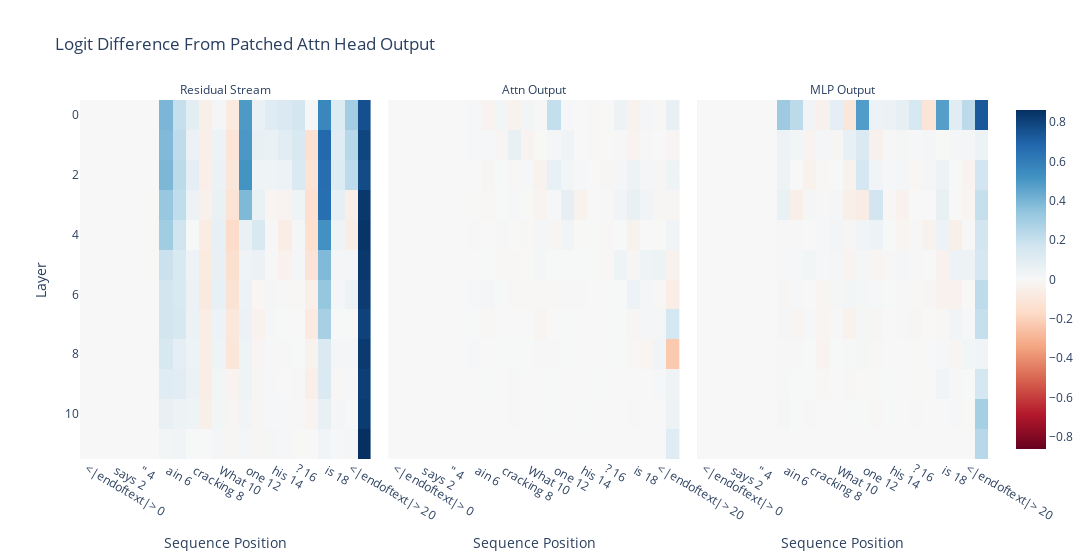

The cell this chart's notebook holds for it:
### Code cell
fig = imshow(
    act_patch_block_every,
    x=labels,
    facet_col=0, # This argument tells plotly which dimension to split into separate plots
    facet_labels=["Residual Stream", "Attn Output", "MLP Output"], # Subtitles of separate plots
    title="Logit Difference From Patched Attn Head Output",
    labels={"x": "Sequence Position", "y": "Layer"},
    width=1200,
    return_fig=True,
)
fig.write_html(f"{save_path}block_patch.html")
fig.show()

### Figure 1 — Plotly figure (JSON) as saved in the notebook; plotly's stock layout.template omitted (floating-point values rounded to 4 significant figures; data arrays with more than 128 entries replaced by an {"elided": "..."} marker saying what was removed)
{"data": [{"coloraxis": "coloraxis", "hovertemplate": "Sequence Position: %{x}<br>Layer: %{y}<br>color: %{z}<extra></extra>", "name": "0", "type": "heatmap", "x": ["<|endoftext|> 0", "He 1", " says 2", ": 3", " \" 4", " she 5", " ain 6", "'t 7", " cracking 8", " \" 9", " What 10", " are 11", " one 12", " of 13", " his 14", " traits 15", "? 16", " He 17", " is 18", "<|endoftext|> 19", "<|endoftext|> 20", "<|endoftext|> 21"], "xaxis": "x", "yaxis": "y", "z": {"elided": "12x22 float values"}}, {"coloraxis": "coloraxis", "hovertemplate": "Sequence Position: %{x}<br>Layer: %{y}<br>color: %{z}<extra></extra>", "name": "1", "type": "heatmap", "x": ["<|endoftext|> 0", "He 1", " says 2", ": 3", " \" 4", " she 5", " ain 6", "'t 7", " cracking 8", " \" 9", " What 10", " are 11", " one 12", " of 13", " his 14", " traits 15", "? 16", " He 17", " is 18", "<|endoftext|> 19", "<|endoftext|> 20", "<|endoftext|> 21"], "xaxis": "x2", "yaxis": "y2", "z": {"elided": "12x22 float values"}}, {"coloraxis": "coloraxis", "hovertemplate": "Sequence Position: %{x}<br>Layer: %{y}<br>color: %{z}<extra></extra>", "name": "2", "type": "heatmap", "x": ["<|endoftext|> 0", "He 1", " says 2", ": 3", " \" 4", " she 5", " ain 6", "'t 7", " cracking 8", " \" 9", " What 10", " are 11", " one 12", " of 13", " his 14", " traits 15", "? 16", " He 17", " is 18", "<|endoftext|> 19", "<|endoftext|> 20", "<|endoftext|> 21"], "xaxis": "x3", "yaxis": "y3", "z": {"elided": "12x22 float values"}}], "layout": {"annotations": [{"font": {}, "showarrow": false, "text": "Residual Stream", "x": 0.16, "xanchor": "center", "xref": "paper", "y": 1, "yanchor": "bottom", "yref": "paper"}, {"font": {}, "showarrow": false, "text": "Attn Output", "x": 0.5, "xanchor": "center", "xref": "paper", "y": 1, "yanchor": "bottom", "yref": "paper"}, {"font": {}, "showarrow": false, "text": "MLP Output", "x": 0.84, "xanchor": "center", "xref": "paper", "y": 1, "yanchor": "bottom", "yref": "paper"}], "coloraxis": {"cmid": 0, "colorscale": [[0, "rgb(103,0,31)"], [0.1, "rgb(178,24,43)"], [0.2, "rgb(214,96,77)"], [0.3, "rgb(244,165,130)"], [0.4, "rgb(253,219,199)"], [0.5, "rgb(247,247,247)"], [0.6, "rgb(209,229,240)"], [0.7, "rgb(146,197,222)"], [0.8, "rgb(67,147,195)"], [0.9, "rgb(33,102,172)"], [1, "rgb(5,48,97)"]]}, "title": {"text": "Logit Difference From Patched Attn Head Output"}, "width": 1200, "xaxis": {"anchor": "y", "constrain": "domain", "domain": [0, 0.32], "scaleanchor": "y", "title": {"text": "Sequence Position"}}, "xaxis2": {"anchor": "y2", "domain": [0.34, 0.66], "matches": "x", "title": {"text": "Sequence Position"}}, "xaxis3": {"anchor": "y3", "domain": [0.68, 1.0], "matches": "x", "title": {"text": "Sequence Position"}}, "yaxis": {"anchor": "x", "autorange": "reversed", "constrain": "domain", "domain": [0, 1], "title": {"text": "Layer"}}, "yaxis2": {"anchor": "x2", "domain": [0, 1], "matches": "y", "showticklabels": false}, "yaxis3": {"anchor": "x3", "domain": [0, 1], "matches": "y", "showticklabels": false}}}
